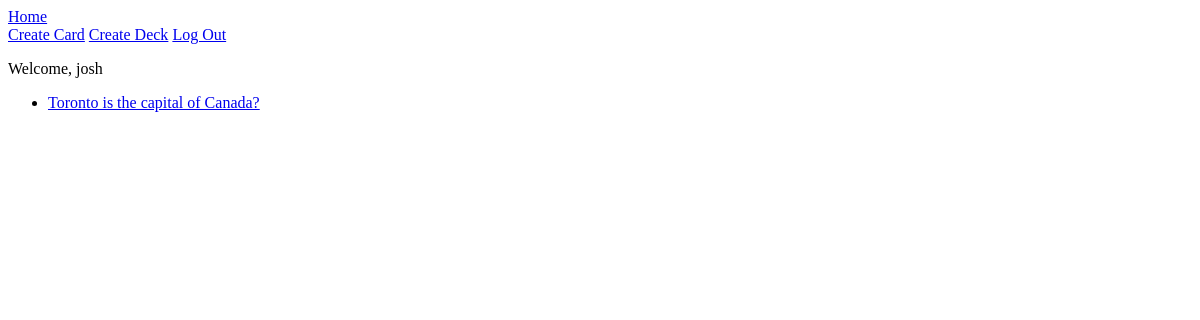
Page /decks/1/cards (signed in) on the earlier database version.
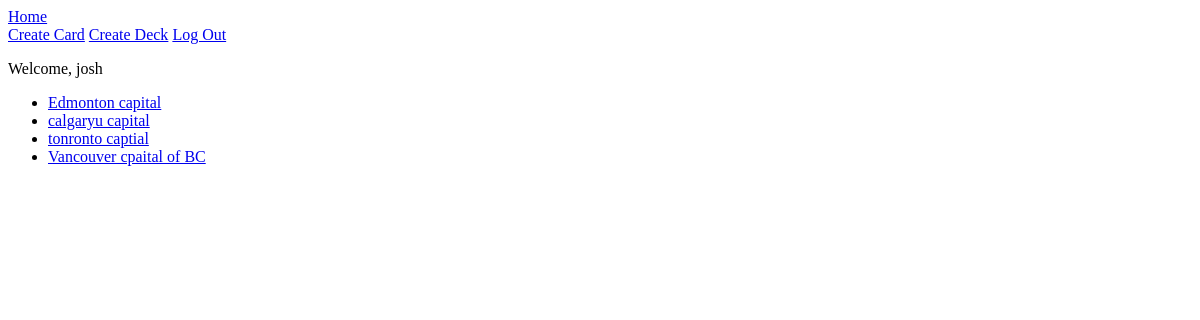
Same page on the later database version.
### learnit_app/models.py (models this page shows, shortened)
class User(UserMixin, db.Model):
    __tablename__ = "user_table"
    id = db.Column(db.Integer, primary_key=True)
    username = db.Column(db.String(80), nullable=False, unique=True)
    password = db.Column(db.String(1024), nullable=False)
    cards_created = db.relationship("Card")
    subscribed_to = db.relationship('Deck', secondary='subscriptions', back_populates='subscribers')
    studied = db.relationship('StudiedCards')

class Card(db.Model):
    __tablename__ = "card_table"
    id = db.Column(db.Integer, primary_key=True)
    author_id = db.Column(db.Integer, db.ForeignKey("user_table.id"))
    deck_id = db.Column(db.Integer, db.ForeignKey("deck_table.id"), nullable=True)
    prompt = db.Column(db.String(1000), nullable=False)
    answer_type = db.Column(db.Enum(AnswerTypes))
    correct_answer = db.Column(db.String(100), nullable=False)
    explanation = db.Column(db.String(1000), nullable=True)

### learnit_app/main/routes.py (the view)
@main.route('/decks/<deck_id>/cards', methods=['GET', 'POST'])
@login_required
def deck_list_all_cards(deck_id):
    deck = Deck.query.get(deck_id)
    cards = deck.cards
    return render_template('deck_all_cards.html', cards=cards)

### learnit_app/extensions.py (called while the page is built)
@login_manager.user_loader
def load_user(user_id):
    return User.query.get(user_id)

### learnit_app/templates/deck_all_cards.html
{% extends 'base.html' %}
{% block content %}
<ul>
{% for card in cards %}
  <li><a href="/cards/{{ card.id }}">{{ card.prompt}}</a></li>
{% endfor %}
</ul>
{% endblock %}

### learnit_app/templates/base.html (shortened to what this page needs)
<!DOCTYPE html>
<html>
    <head>
        <link rel="stylesheet" href="/static/style.css">
    </head>
    <body>
        <div id="content">
            <nav>
                <a href="/">Home</a>
                <div>
                    {% if current_user.is_authenticated %}
                        <a href="/create_card">Create Card</a>
                        <a href="/create_deck">Create Deck</a>
                        <a href="/logout">Log Out</a>
                    {% else %}
                        <a href="/signup">Sign Up</a>
                        <a href="/login">Log In</a>
                    {% endif %}
                </div>
            </nav>
            {% if current_user.is_authenticated %}
                <p>Welcome, {{ current_user.username }}</p>
            {% endif %}
            {% block content %}{% endblock %}
        </div>
    </body>
</html>

Differences in the rows shown:
removed Card: prompt "Toronto is the capital of Canada?"
added Card: prompt "Edmonton capital"
added Card: prompt "calgaryu capital"
added Card: prompt "tonronto captial"
added Card: prompt "Vancouver cpaital of BC"
